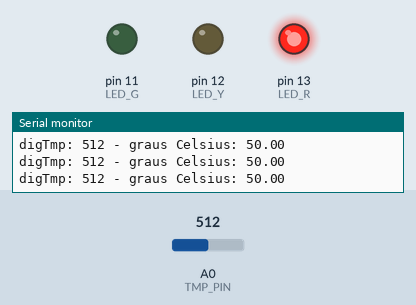
This sketch was run on a simulated Arduino Uno, built with avr-gcc and run on an emulated ATmega328P. Shown: output pins drawn as LEDs (lit = HIGH), the last lines printed to the serial monitor. The test bench sets the inputs (shaded band); at power-on: A0 (TMP_PIN) = 512.

Above: at 1.3 s.
1.4 s: A0 (TMP_PIN) set to 463
2.9 s: A0 (TMP_PIN) set to 450
At 4.2 s:
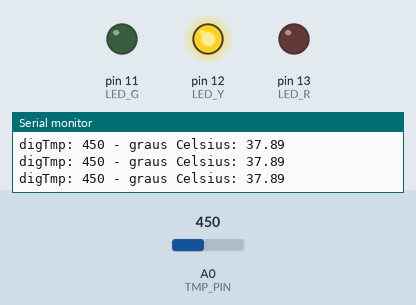
4.5 s: A0 (TMP_PIN) set to 306
At 5.5 s:
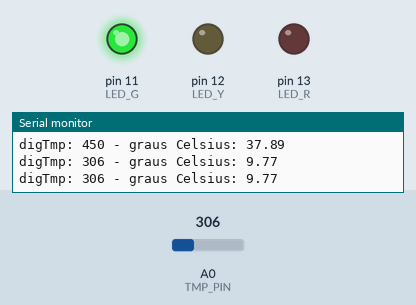
6.0 s: A0 (TMP_PIN) set to 511
At 6.8 s:
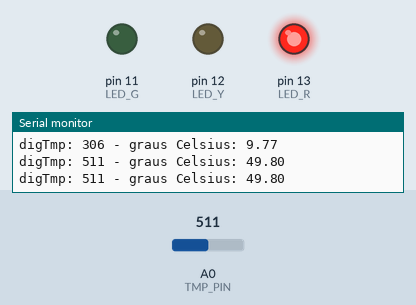
7.5 s: A0 (TMP_PIN) set to 122
At 8.1 s:
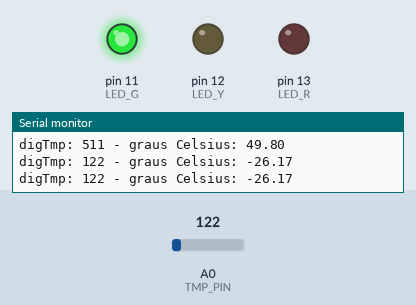
Timing chart, 0 to 10.0 s (numbered marks = the images above; inputs shaded):
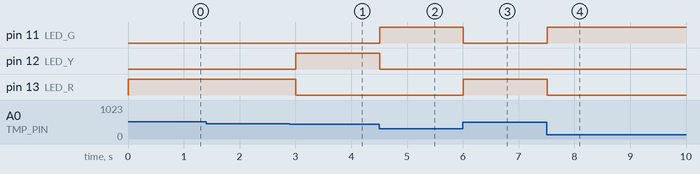

Measured:
- the behaviour switches between 451 and 450 on A0 (TMP_PIN) (found by bisection; images 0 and 1)
- after the input at 2.9 s, pin 12 (LED_Y): LOW → HIGH after 0.11 s; pin 13 (LED_R): HIGH → LOW after 0.11 s
- after the input at 4.5 s, pin 11 (LED_G): LOW → HIGH at once; pin 12 (LED_Y): HIGH → LOW at once
- after the input at 6.0 s, pin 11 (LED_G): HIGH → LOW at once; pin 13 (LED_R): LOW → HIGH at once
- after the input at 7.5 s, pin 11 (LED_G): LOW → HIGH at once; pin 13 (LED_R): HIGH → LOW at once

The sketch:

TermometroVrefEXT.ino
```cpp
#define LED_R 13
#define LED_Y 12
#define LED_G 11
#define TMP_PIN	A0

float temp = 0.0;
int tmp_digtal = 0;

void setup() {
  pinMode(LED_R, OUTPUT);
  pinMode(LED_Y, OUTPUT);
  pinMode(LED_G, OUTPUT);

  pinMode(TMP_PIN, INPUT);
  analogReference(EXTERNAL);

  Serial.begin(9600);

}

float convertTmp(int tmp);

void loop() {

	tmp_digtal = analogRead(TMP_PIN);

	temp = convertTmp(tmp_digtal);

	if(temp < 37.0){
		digitalWrite(LED_G, HIGH);
		digitalWrite(LED_Y, LOW);
		digitalWrite(LED_R, LOW);
	} else{
		if (temp <= 38.0){
			digitalWrite(LED_G, LOW);
			digitalWrite(LED_Y, HIGH);
			digitalWrite(LED_R, LOW);
		} else{
			digitalWrite(LED_G, LOW);
			digitalWrite(LED_Y, LOW);
			digitalWrite(LED_R, HIGH);
		}
	}


	Serial.print("digTmp: ");
	Serial.print(tmp_digtal);
	Serial.print(" - graus Celsius: ");
	Serial.println(temp);

	delay(500);
}

float convertTmp(int tmp){
	float V;
	float graus;
	float Vref = 2.0;
	//tmp = 25.0 = 0.75V
	// Delta = 10 mV/°C
	// t(v) = (V/0.01) - 50


	// adc = (Vin * 1024)/ Vref
	// Vin = (adc*Vref)/1024
	V = (float)tmp;
	V = (V * Vref);
	V = V/1024.0;

	graus = (V/0.01);
	graus = graus - 50.0;

	return graus;
}
```
